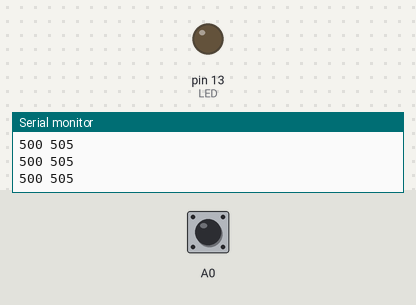
Simulated run of this sketch. Board: Arduino Uno, built with avr-gcc and run on an emulated ATmega328P. On the bench: output pins drawn as LEDs (lit = HIGH), the last lines printed to the serial monitor. The inputs (shaded band) are chosen by the test bench; at power-on: A0 HIGH.

Above: at 2.2 s.
2.3 s: A0 pulled LOW for 0.15 s
At 3.6 s:
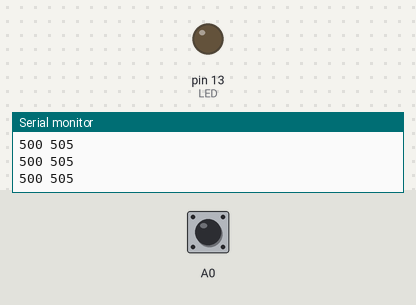
3.9 s: A0 pulled LOW for 3.2 s
At 4.8 s:
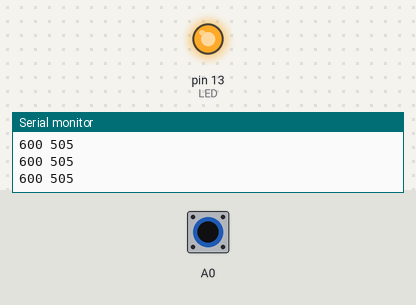
Timing chart, 0 to 8.7 s (numbered marks = the images above; inputs shaded):
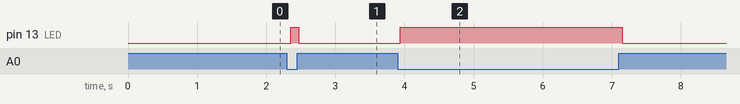

Measured:
- after the input at 2.3 s, pin 13 (LED): LOW → HIGH after 0.06 s, → LOW 0.11 s later
- after the input at 3.9 s, pin 13 (LED): LOW → HIGH at once, → LOW 3.2 s later

The sketch:

04_make_it_sense.ino
```cpp
// TASK 4: MAKE IT NOTICE YOU
//
// Goal: touch input with no sensor. Just a wire.
//
// Tape a wire behind foil, card or fabric and the Arduino can tell when a
// finger is near. This is the cheapest input in the room and the one people
// are most surprised by.
//
// PINS  build this before you upload
//
//   A0 ---- a bare wire ---- foil, card or fabric
//
//   That is the entire circuit. ONE wire. No breakout board, no resistor,
//   and no ground connection to the pad. Any analogue pin works; A0 is just
//   convention.
//
//   Output is the LED already on the board, next to pin 13. Nothing to wire
//   for it, so if the LED follows your finger, the sensing works and nothing
//   else can be blamed.
//
// KEEP IT ON USB. Capacitive sensing measures your body against the board's
// ground, and on a laptop that reference comes through the mains earth. Run
// the Uno from an isolated supply instead (a phone charger, a battery, a
// bench PSU) and the shared reference disappears: readings go unstable or
// stop responding altogether, with nothing visibly wrong. Verified on the
// bench. If it worked and then stopped, check what is powering the board
// before you touch the code.
//
//   IF YOU MUST run it off USB power, a charger or a battery: give it back a
//   reference by hand. An alligator clip from the Arduino's GND to something
//   you are touching (foil under your wrist, a metal chair frame, a metal
//   enclosure) puts you and the board on the same ground again and the
//   sensing returns.
//
//   Two rules for that clip. Do NOT clip GND to the sense wire, that shorts
//   out the thing you are measuring. And do not reach for mains earth while
//   the board floats on its own supply; keep it to a local object.
//
//   This is also why commercial capacitive panels tend to live in metal
//   housings. The housing is doing this job for free.
//
// LIBRARY: Sketch > Include Library > Manage Libraries > search "ADCTouch"

#include "logger.h"

#include <ADCTouch.h>

const int PAD = A0;
const int LED = LED_BUILTIN;   // the one already on the board, no wiring

// ---- CHANGE ME ------------------------------------------------------------
float threshold = 1.01;   // 1.01 = "1% above normal counts as a touch"
int   bufferSize = 25;    // how many past readings form the baseline.
                          // Max 50, see the array below.
// ---------------------------------------------------------------------------

int baseline[50];         // fixed size: bufferSize must stay <= 50
int idx = 0;

int baselineAverage() {
  long total = 0;
  for (int i = 0; i < bufferSize; i++) total += baseline[i];
  return total / bufferSize;
}

void setup() {
  pinMode(LED, OUTPUT);
  logBegin("TASK 04  make it sense", "A0 -> bare wire -> foil pad");
  // Prime the baseline. Hands OFF the pad while this runs.
  for (int i = 0; i < bufferSize; i++) baseline[i] = ADCTouch.read(PAD, 300);
  logHint("Touch the pad: the LED by pin 13 lights.");
  logHint("Then open Tools > Serial Plotter to see WHY.");
}

void loop() {
  int reading = ADCTouch.read(PAD, 300);
  int trigger = baselineAverage() * threshold;

  // Two lines on the plotter: what we read, and the line it must cross.
  Serial.print(reading);
  Serial.print(' ');
  Serial.println(trigger);

  if (reading > trigger) {
    digitalWrite(LED, HIGH);
    // TOUCHED. Do not feed the baseline here, see note 2 below.
  } else {
    digitalWrite(LED, LOW);
    baseline[idx] = reading;
    idx = (idx + 1) % bufferSize;
  }
  delay(20);
}

// ---- THINGS TO TRY --------------------------------------------------------
//
// 1. Open the Serial Plotter and move your hand slowly toward the pad. You can
//    see it react BEFORE you make contact. Capacitive sensing detects
//    proximity, not touch; "touch" is just a threshold you chose.
//
// 2. THE IMPORTANT ONE. Notice the baseline only updates while untouched.
//    Move that line into the touched branch instead and hold your finger down:
//    within a couple of seconds the touch stops registering, because you have
//    taught the baseline that a finger is normal. Put it back.
//
// 3. Set threshold to 1.001. It fires at nothing. Set it to 1.2 and you have
//    to press hard. Do not go far the other way either: much above about 1.02
//    on a bare wire and the baseline stops being refreshed often enough, so it
//    goes stale and the whole thing drifts out of range. Measured on an Uno
//    with a bare jumper: 1.01 sat about 5 counts below the line, 1.03 lost the
//    baseline entirely. There is no correct value, only one that suits your pad,
//    your room and the day. Which is why it is relative and not a fixed number.
//
//    For what it is worth, the rig this came from went through the same thing.
//    An earlier version used 1.008 with a 50-sample baseline; the final one
//    uses 1.01 with 25, and the commit message says "reduced for
//    responsiveness". Expect to tune these. Everyone does.
//
// 4. Swap the foil for a banana, a plant, a door handle. Anything conductive
//    is an input.
//
// 5. Size matters more than you expect. A bare jumper end works but sits close
//    to the threshold; tape it to a palm-sized piece of foil and the signal
//    gets much bigger, because you have built a bigger capacitor plate. If
//    yours is twitchy, make the pad bigger before you touch the numbers.
```

logger.h
```cpp
// Shared logger. The same file sits in every sketch folder, so the Serial
// Monitor looks the same whichever sketch you uploaded.
//
// You do not need to install anything. The Arduino IDE compiles every file
// next to the .ino, so this is picked up automatically.
//
// Why it exists: at a bench, "tick" on its own does not tell you whether you
// uploaded the right sketch to the right board. logBegin() prints a banner
// that names the sketch and the pins, so one glance confirms it.

#pragma once
#include <Arduino.h>

// Opens the port and prints the banner. Call this first in setup().
//   name  what this sketch is, e.g. "02 piezo"
//   pins  the wiring in one line, e.g. "D8 -> piezo, other leg -> GND"
inline void logBegin(const char *name, const char *pins) {
  Serial.begin(9600);
  while (!Serial && millis() < 2000) { }   // USB boards; Uno passes straight through

  Serial.println();
  Serial.println(F("========================================"));
  Serial.print(F("  "));
  Serial.println(name);
  Serial.print(F("  pins: "));
  Serial.println(pins);
  Serial.println(F("========================================"));
}

// One event, timestamped. Use for anything that happens: "tick", "tap", "WARM".
// The timestamp is what makes a rhythm legible when you cannot hear it well.
inline void logEvent(const char *msg) {
  Serial.print(millis());
  Serial.print(F(" ms  "));
  Serial.println(msg);
}

// An event with a number attached, e.g. logValue("strength", 130).
inline void logValue(const char *label, long value) {
  Serial.print(millis());
  Serial.print(F(" ms  "));
  Serial.print(label);
  Serial.print(F(" = "));
  Serial.println(value);
}

// A line the student is meant to act on, set apart from the event stream.
inline void logHint(const char *msg) {
  Serial.print(F(">>> "));
  Serial.println(msg);
}

// NOTE ON THE SERIAL PLOTTER
// Sketches that draw a graph (04 capacitive, analog_monitor) must print bare
// numbers separated by spaces, and nothing else, or the plotter cannot parse
// them. Those sketches use logBegin() for the banner and then print raw
// numbers directly. Do not wrap their data lines in logEvent().
```
